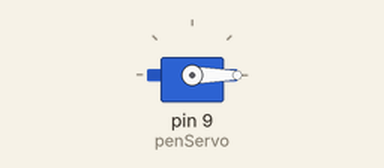
Simulated run of this sketch. Board: Arduino Uno, built with avr-gcc and run on an emulated ATmega328P. Shown: servo.

Above: at 0.05 s.
Timing chart, 0 to 4.6 s (numbered marks = the images above):
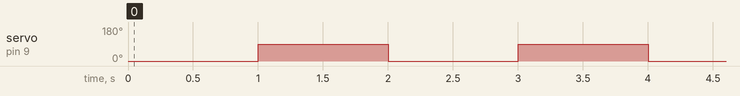

Measured:
- by itself, servo on pin 9 (penServo): alternates 90° for 1.0 s and 0° for 1.0 s

The sketch:

penUpDown.ino
```cpp
#include <Servo.h>

Servo penServo;

void setup() {
  // Attach the servo to pin 9
  penServo.attach(9);
}

void loop() {
  // Move the servo to the down position
  penServo.write(0);
  delay(1000); // Wait for 1 second

  // Move the servo to the up position
  penServo.write(90);
  delay(1000); // Wait for 1 second
}
```
